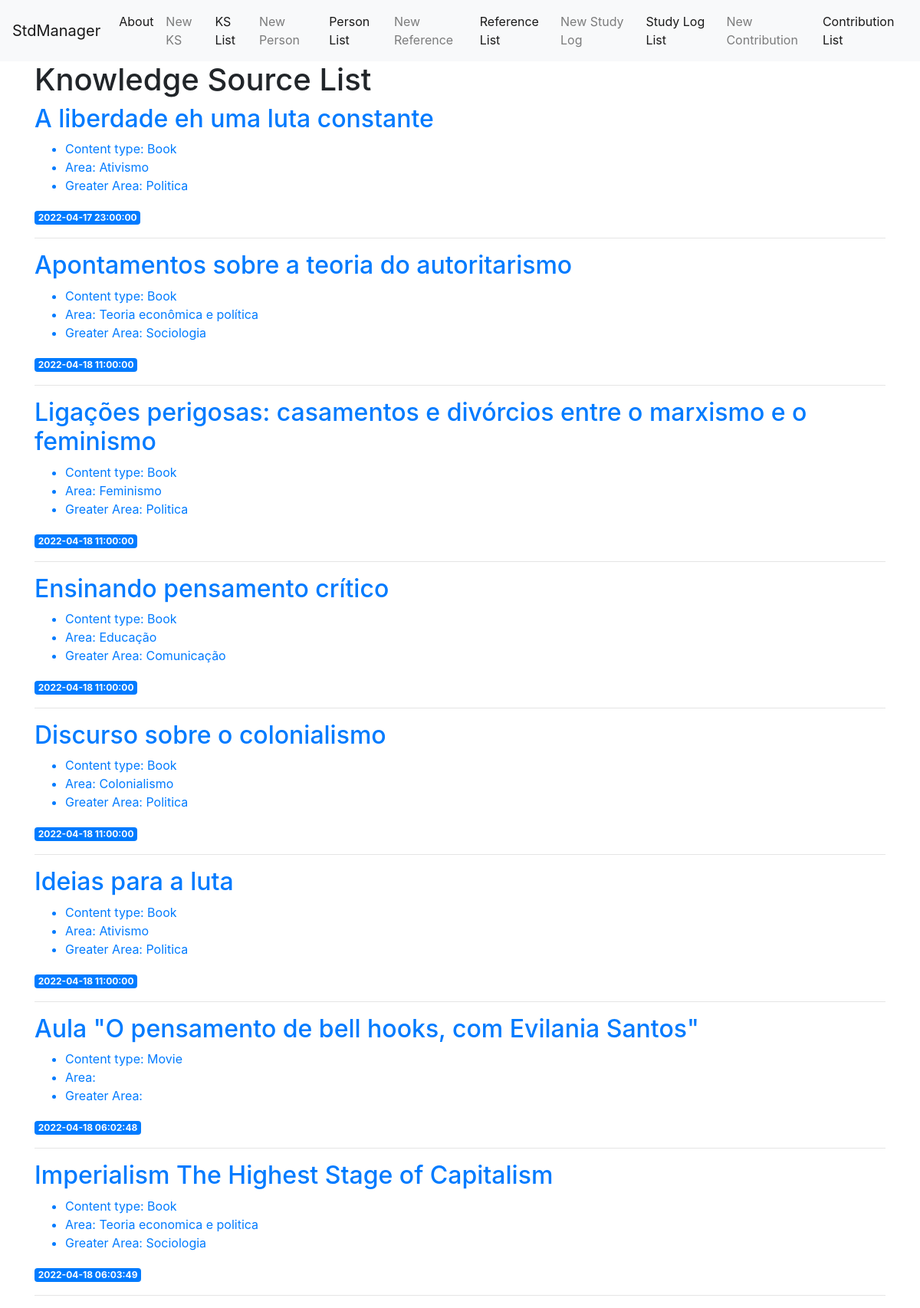
Before: / with the older database file.
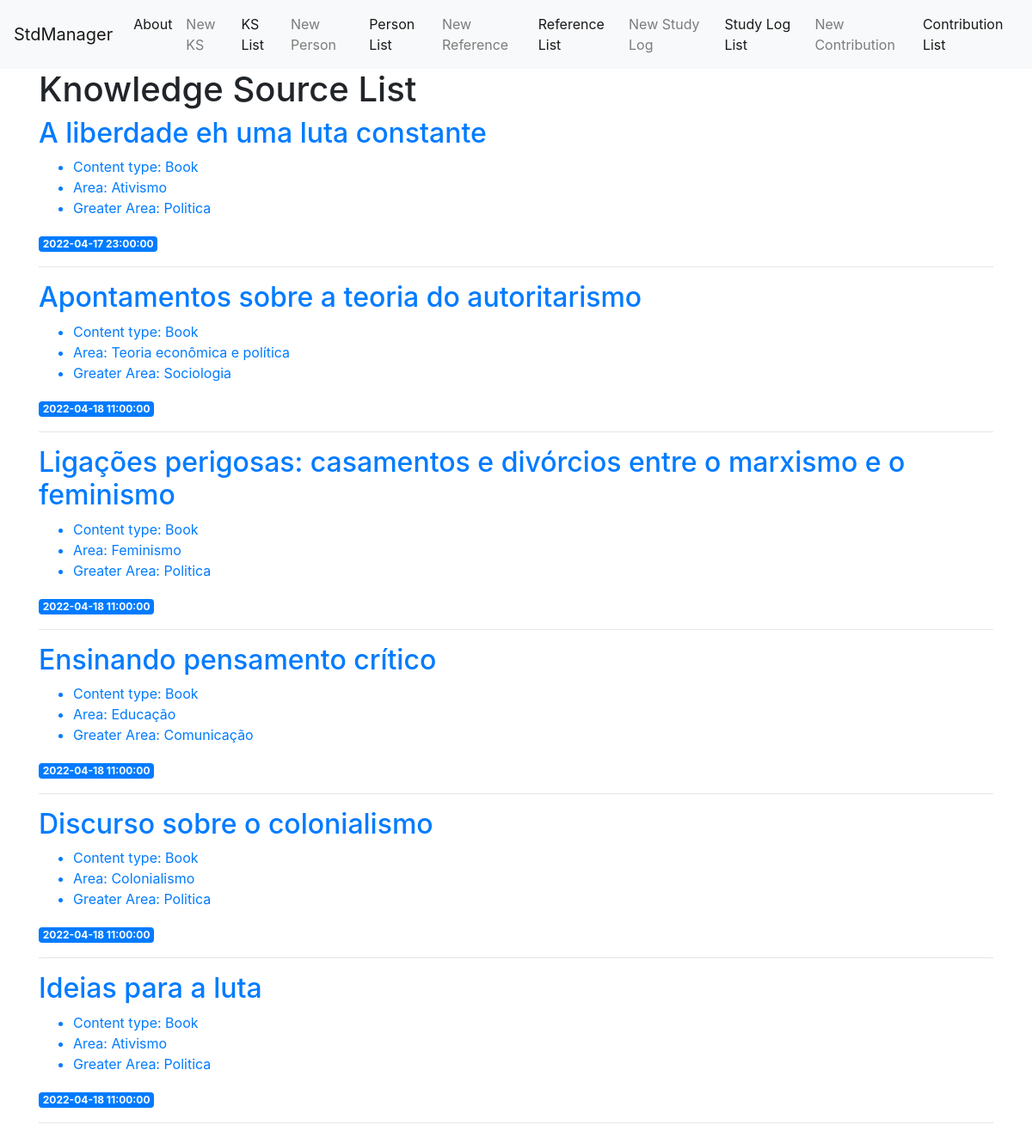
After: the same page with the newer database file.
### tables this page shows
CREATE TABLE knowledge_source (
	ks_id INTEGER PRIMARY KEY AUTOINCREMENT,
	ks_created_at TIMESTAMP NOT NULL DEFAULT CURRENT_TIMESTAMP,
	ks_type TEXT NOT NULL,
	ks_name TEXT NOT NULL,
	main_person_id INTEGER,
	area TEXT,
	greater_area TEXT
);

### app.py (the view)
@app.route('/')
def index():
    conn = get_db_connection()
    knowledge_source = conn.execute('SELECT * FROM knowledge_source').fetchall()
    conn.close()
    return render_template('index.html', knowledge_source=knowledge_source)

### app.py (called while the page is built)
def get_db_connection():
    conn = sqlite3.connect('database.db')
    conn.row_factory = sqlite3.Row
    return conn

### templates/index.html
{% extends 'base.html' %}
{% block content %}
    <h1>{% block title %} Knowledge Source List {% endblock %}</h1>
    {% for ks in knowledge_source %}
        <a href="{{ url_for('ks', ks_id=ks['ks_id']) }}">
            <h2>{{ ks['ks_name'] }}</h2>
            <ul>
                <li>Content type: {{ ks['ks_type'] }}</li>
                <li>Area: {{ ks['area'] }}</li>
                <li>Greater Area: {{ ks['greater_area'] }}</li>
            </ul>
        </a>
        <span class="badge badge-primary">{{ ks['ks_created_at'] }}</span>
        <hr>
    {% endfor %}
{% endblock %}

Changed rows visible on the page:
removed knowledge_source: ks_name "Aula \"O pensamento de bell hooks, com Evilania Santos\"", ks_type "Movie", ks_created_at "2022-04-18 06:02:48"
removed knowledge_source: ks_name "Imperialism The Highest Stage of Capitalism", ks_type "Book", area "Teoria economica e politica", greater_area "Sociologia", ks_created_at "2022-04-18 06:03:49"
